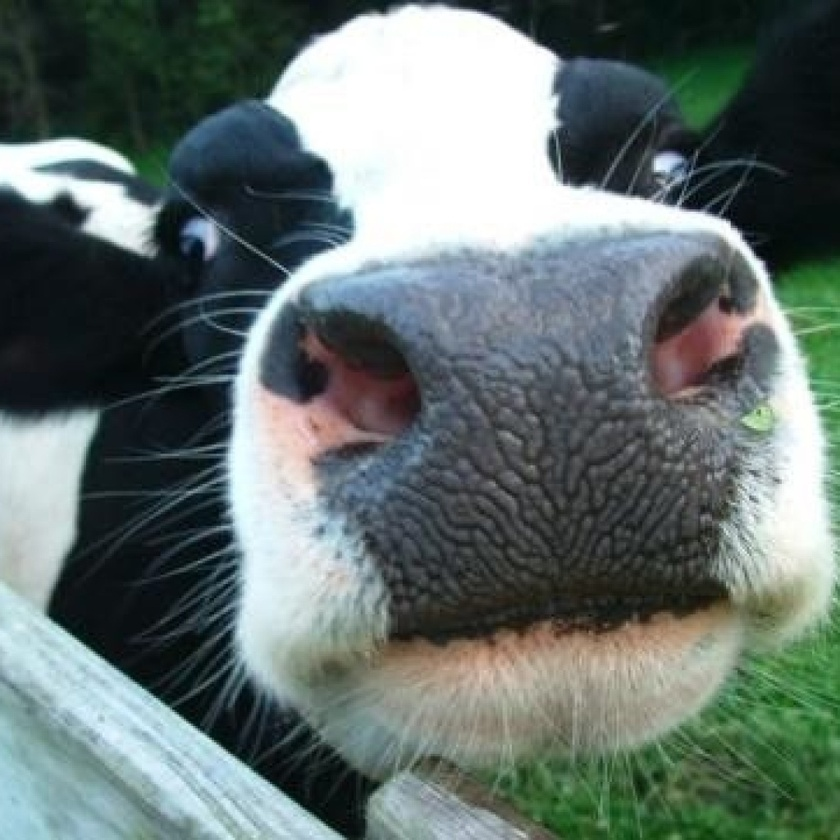
#> input picture test_images/image10.jpg, 840 x 840 px, shrunk from 1024 x 1024 before the run, found by its file name; its folder holds only this picture in this run
$ python nose_extract.py
#> lines starting #> are read from the running program, lines starting #| are printed output that depends on the picture
import os
import cv2
from matplotlib import pyplot as plt

# Load the trained cascade classifier
cascade_path = 'script_cascade/output/64/cascade.xml'
print(f"Loading cascade classifier from: {cascade_path}")
nose_cascade = cv2.CascadeClassifier(cascade_path)

# Check if the cascade was loaded correctly
if nose_cascade.empty():
    print("Error loading cascade classifier")
else:
    print("Cascade classifier loaded successfully")

# Directory containing the images
image_dir = 'test_images'
output_dir = 'noses'
os.makedirs(output_dir, exist_ok=True)

# Get list of image files in the directory
image_files = [f for f in os.listdir(image_dir) if f.endswith('.jpg') or f.endswith('.png')]

def get_largest_detection(detections):
    if len(detections) == 0:
        return None
    return max(detections, key=lambda rect: rect[2] * rect[3])

# Loop through the image files
for image_file in image_files:
    image_path = os.path.join(image_dir, image_file)
    print(f"\nLoading image from: {image_path}")
    image = cv2.imread(image_path)
#> image is the input picture: shape (840, 840, 3); mean B, G, R 111, 113.9, 100.9

    if image is None:
        print(f"Error loading image: {image_path}")
        continue
    else:
        print("Image loaded successfully")

    # Convert the image to grayscale
    print("Converting image to grayscale")
    gray_image = cv2.cvtColor(image, cv2.COLOR_BGR2GRAY)
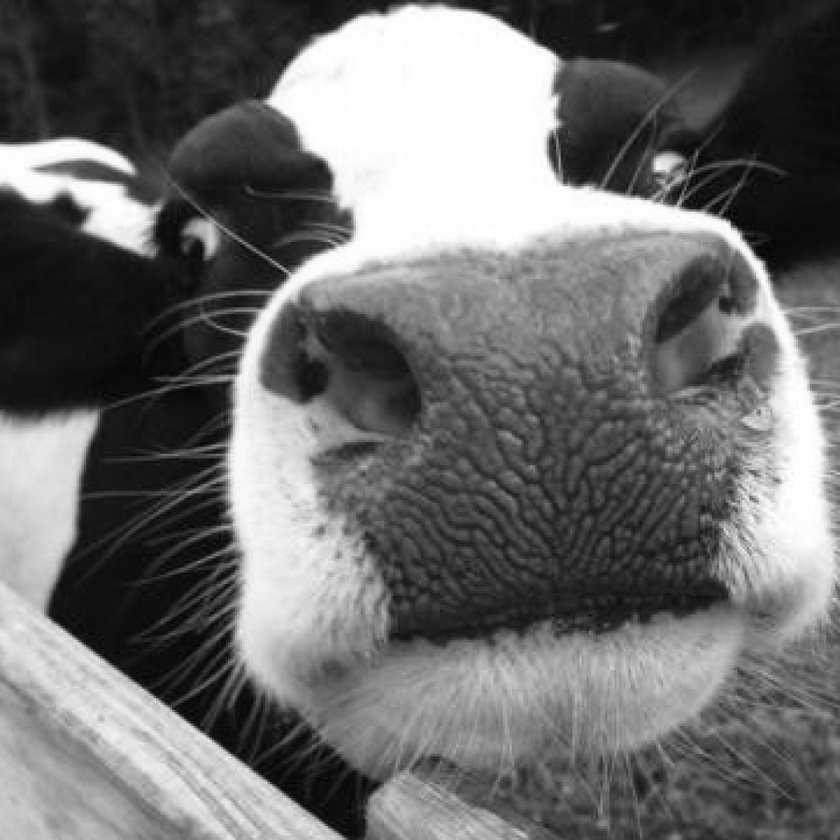
#> gray_image: shape (840, 840); min 0, max 255, mean 109.7

    # Detect noses
    print("Detecting noses in the image")
    noses = nose_cascade.detectMultiScale(gray_image, scaleFactor=1.1, minNeighbors=5, minSize=(30, 30))
#> noses = [[120, 242, 40, 40], [342, 183, 107, 107], [336, 164, 190, 190], [380, 258, 318, 318]]

    # Get the largest detection
    largest_nose = get_largest_detection(noses)
#> largest_nose = [380, 258, 318, 318]

    if largest_nose is None:
        print("No noses detected")
    else:
        x, y, w, h = largest_nose
#> x = 380; y = 258; w = 318; h = 318
        cropped_nose = image[y:y+h, x:x+w]
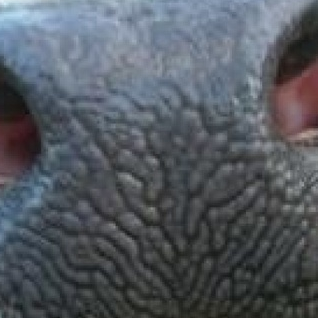
#> cropped_nose: shape (318, 318, 3); mean B, G, R 96.4, 89.2, 83.9
        print(f"Cropped nose at x: {x}, y: {y}, width: {w}, height: {h}")
#| Cropped nose at x: 380, y: 258, width: 318, height: 318

        # Save the cropped nose image
        output_path = os.path.join(output_dir, image_file)
        cv2.imwrite(output_path, cropped_nose)
        print(f"Saved cropped nose image to: {output_path}")

        # Display the cropped nose image
        print("Displaying the cropped nose image")
        plt.imshow(cv2.cvtColor(cropped_nose, cv2.COLOR_BGR2RGB))
        plt.axis('off')
        plt.show()

$ run again, on test_images/image22.jpg
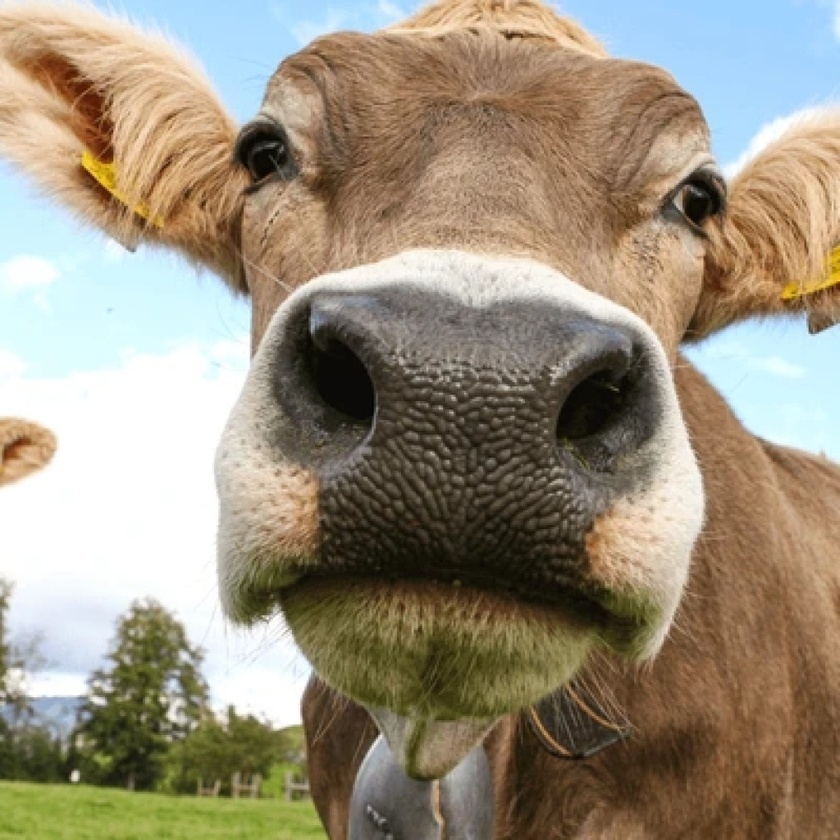
#> input picture test_images/image22.jpg, 840 x 840 px, shrunk from 1024 x 1024 before the run, found by its file name
#> image is the input picture: shape (840, 840, 3); mean B, G, R 124.9, 144.2, 154.7
#> `gray_image = cv2.cvtColor(image, cv2.COLOR_BGR2GRAY)`:
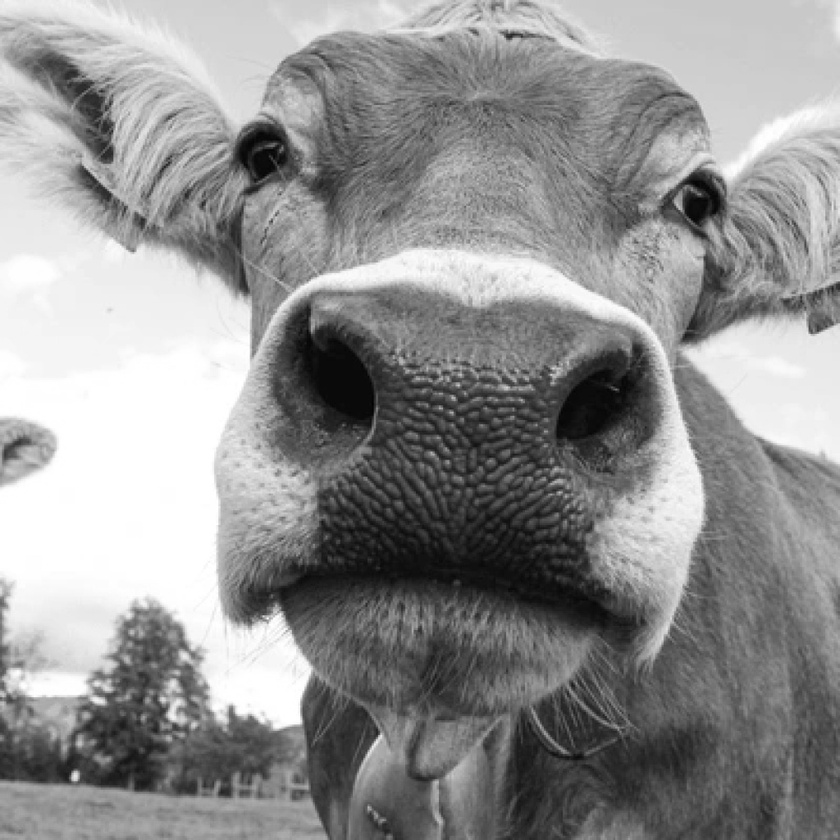
#> gray_image: shape (840, 840); min 0, max 255, mean 145.1
#> noses = [[589, 302, 72, 72]]
#> largest_nose = [589, 302, 72, 72]
#> x = 589; y = 302; w = 72
#> `cropped_nose = image[y:y+h, x:x+w]`:
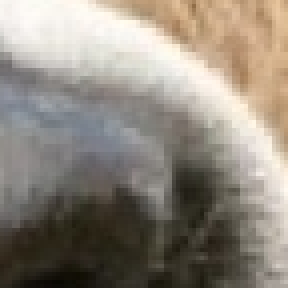
#> cropped_nose: shape (72, 72, 3) (shown 4 times larger); mean B, G, R 125.2, 135.9, 143.7
#| Cropped nose at x: 589, y: 302, width: 72, height: 72
